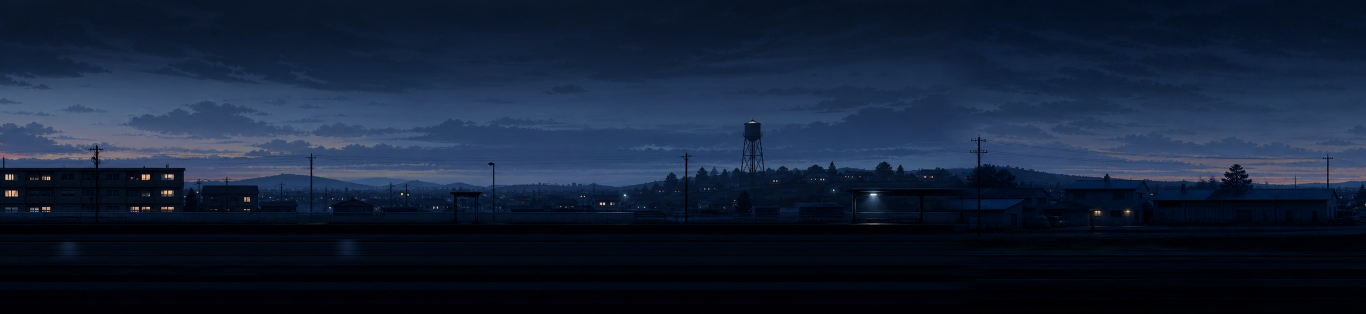
#> input picture src/assets/generated/worlds/world-01-tutorial/chunk-00.jpg, 4096 x 941 px, given in place of proc-room.png, which was not available (shown at 1/3 size)
$ python make_standins.py ../../src/assets/generated/worlds/world-01-tutorial ../../src/assets/generated/worlds/world-01-tutorial/chunk-01.jpg
#> lines starting #> are read from the running program, lines starting #| are printed output that depends on the picture; after the words box and inside, x2 and y2 are one past the last pixel; in counts of white or black regions, pixels touching at a corner belong together; pictures that were not available may be replaced by others from this repository, and a replacement may not be noted
"""Stand-ins for the painted title while George's paintings are not in (dev only, never shipped).

    python3 -I scripts/title-art/make_standins.py <art-src/title-standin> <art-src/ch1>

Reads proc-room.png / proc-outside.png (the round-6 procedural title captured at 1536x1024, the room with its
glass cut out) and writes TT-*.png in the brief's own format (pure green where the game keys), so the build
treats them exactly like the real paintings.
"""
import sys
from pathlib import Path

import numpy as np
from PIL import Image, ImageDraw, ImageFilter

SRC = Path(sys.argv[1])
CH1 = Path(sys.argv[2])
GREEN = (0, 255, 0)
W, H = 1536, 1024
rng = np.random.default_rng(7)


def on_green(rgba):
    bg = Image.new('RGBA', rgba.size, GREEN + (255,))
    bg.alpha_composite(rgba)
    return bg.convert('RGB')


room = Image.open(SRC / 'proc-room.png').convert('RGBA')
# the end door's little window (the round-6 layout at 1536 x 1024) is painted in: key it too
a = np.array(room)
a[220:481, 1432:1510, 3] = 0
room = Image.fromarray(a)
carriage = on_green(room)
carriage.save(SRC / 'TT-carriage.png')

lit = np.array(carriage).astype(np.float32)
keyed = (lit[..., 1] > 250) & (lit[..., 0] < 5) & (lit[..., 2] < 5)
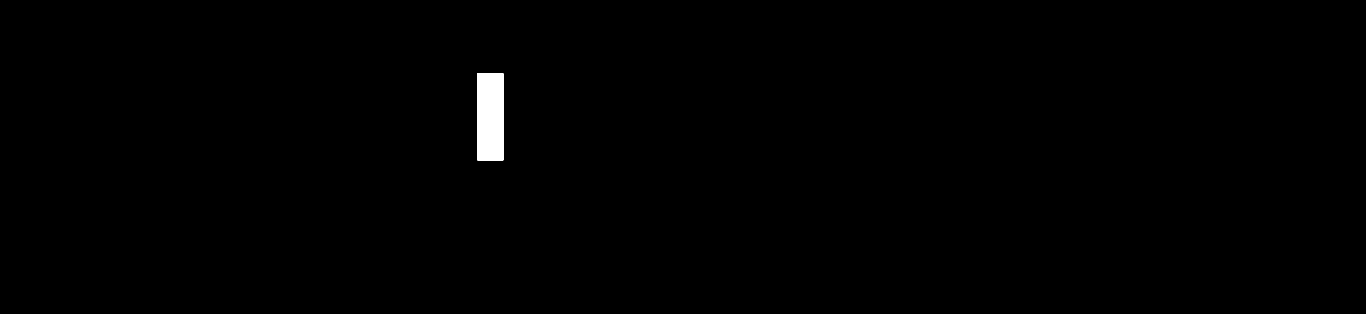
#> keyed: shape (941, 4096) bool (shown at 1/3 size); 0.53% white; 1 white region, box (x1, y1, x2, y2) and area: (1432, 220, 1510, 481) 20358
warm = np.array([255, 150, 70], np.float32)
screen = 255 - (255 - lit) * (255 - warm * 0.4) / 255
screen[keyed] = GREEN
Image.fromarray(screen.clip(0, 255).astype(np.uint8)).save(SRC / 'TT-carriage-lit.png')
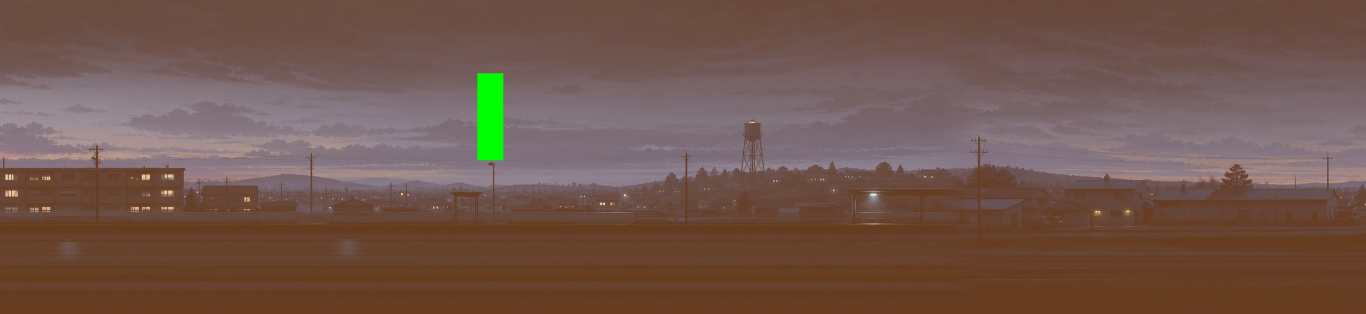
#> saved as TT-carriage-lit.png: PIL image 4096x941 RGB (shown at 1/3 size); mean R, G, B 113.6, 86.1, 76.3

Image.open(SRC / 'proc-outside.png').convert('RGB').resize((W, H), Image.LANCZOS).save(SRC / 'TT-sky.png')
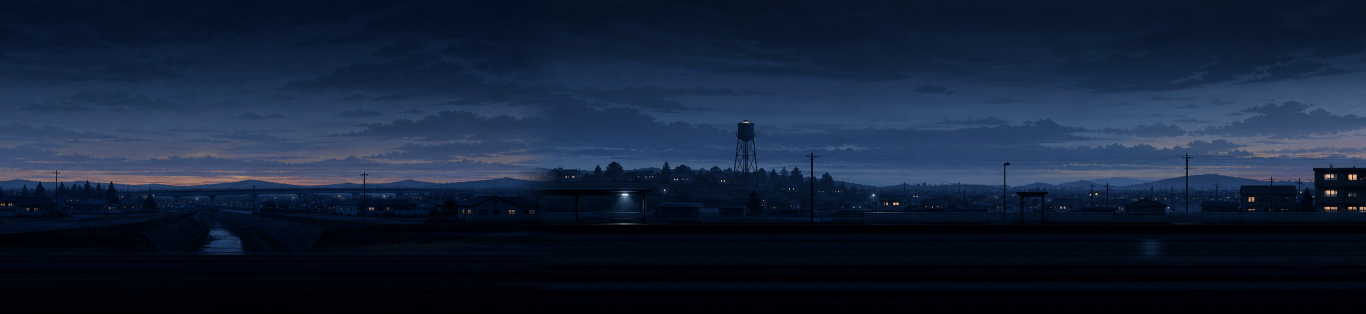
#> input picture src/assets/generated/worlds/world-01-tutorial/chunk-01.jpg, 4096 x 941 px, given in place of proc-outside.png, which was not available (shown at 1/3 size)
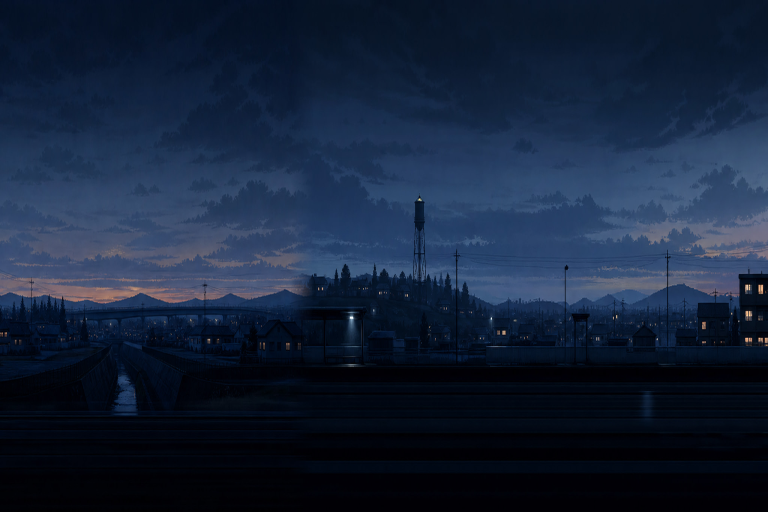
#> saved as TT-sky.png: PIL image 1536x1024 RGB (shown at 1/2 size); mean R, G, B 21.1, 34.4, 56.7


def strip(name, top, bottom, amp, colour, bumps, seed):
#> called with name = 'hills', top = 0.45, bottom = 0.6, amp = 0.025, colour = (22, 30, 44), bumps = 6, seed = 1
    r = np.random.default_rng(seed)
    img = Image.new('RGB', (W, H), GREEN)
    d = ImageDraw.Draw(img)
    xs = np.arange(W + 1)
    y = np.full(W + 1, (top + bottom) / 2 * H)
    for k in range(1, 6):
        # whole periods across the width: the strip tiles
        y += amp * H / k * np.sin(2 * np.pi * k * xs / W + r.uniform(0, 6.28))
    pts = [(0, H)] + [(int(x), int(v)) for x, v in zip(xs, y)] + [(W, H)]
    d.polygon(pts, fill=colour)
    for _ in range(bumps):
        cx = r.uniform(0, W)
        cy = np.interp(cx, xs, y)
        rr = r.uniform(18, 46)
        for dx in (-W, 0, W):
            d.ellipse([cx + dx - rr, cy - rr * 1.6, cx + dx + rr, cy + rr * 0.4], fill=colour)
    img.save(SRC / f'TT-{name}.png')


strip('hills', 0.45, 0.60, 0.025, (22, 30, 44), 6, 1)
strip('orchard', 0.60, 0.72, 0.02, (12, 18, 22), 40, 2)
tr = Image.new('RGB', (W, H), GREEN)
band = Image.new('RGB', (W, int(H * 0.25)), (16, 20, 18))
noise = (rng.random((band.height, W)) * 40).astype(np.uint8)
band = Image.fromarray(np.dstack([noise // 2 + 10, noise // 2 + 14, noise // 2 + 12]).astype(np.uint8)).filter(ImageFilter.BoxBlur(1))
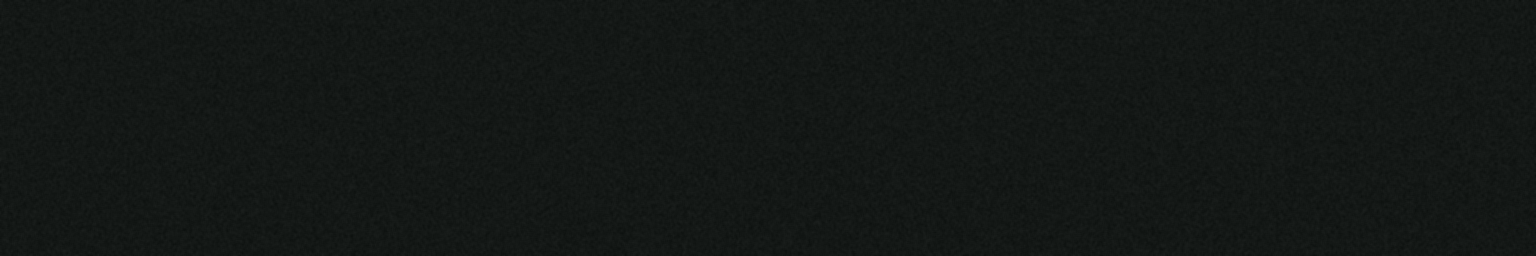
#> band: PIL image 1536x256 RGB; mean R, G, B 19.5, 23.5, 21.5
band = band.resize((W // 16, band.height)).resize((W, band.height), Image.BILINEAR)
tr.paste(band, (0, H - band.height))
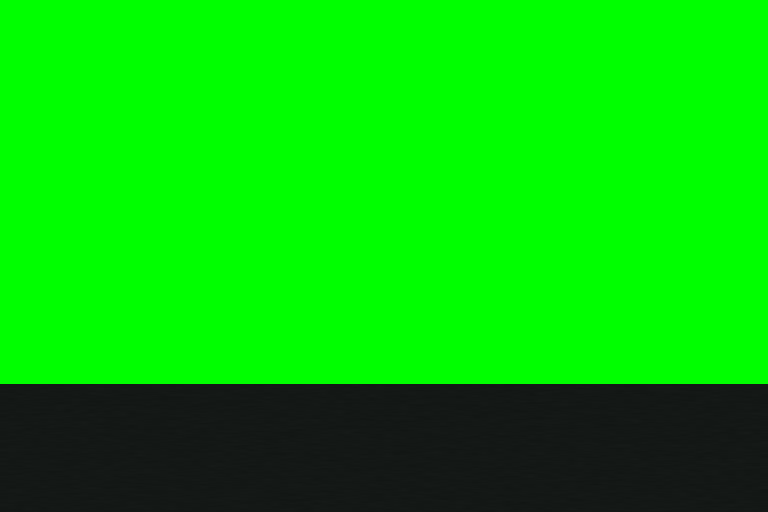
#> tr: PIL image 1536x1024 RGB (shown at 1/2 size); mean R, G, B 4.9, 197.1, 5.4
tr.save(SRC / 'TT-trackside.png')

pole = Image.new('RGB', (1024, 1536), GREEN)
d = ImageDraw.Draw(pole)
d.rectangle([497, 120, 527, 1536], fill=(26, 20, 16))
d.rectangle([400, 170, 624, 190], fill=(26, 20, 16))
for x in (415, 465, 559, 609):
    d.ellipse([x - 7, 150, x + 7, 172], fill=(120, 140, 150))
pole.save(SRC / 'TT-pole.png')
lamp = Image.new('RGB', (1024, 1536), GREEN)
d = ImageDraw.Draw(lamp)
d.rectangle([502, 330, 522, 1536], fill=(24, 20, 18))
d.rectangle([470, 276, 554, 340], fill=(40, 30, 20))
d.rectangle([480, 286, 544, 330], fill=(250, 190, 110))
lamp.save(SRC / 'TT-lamp.png')
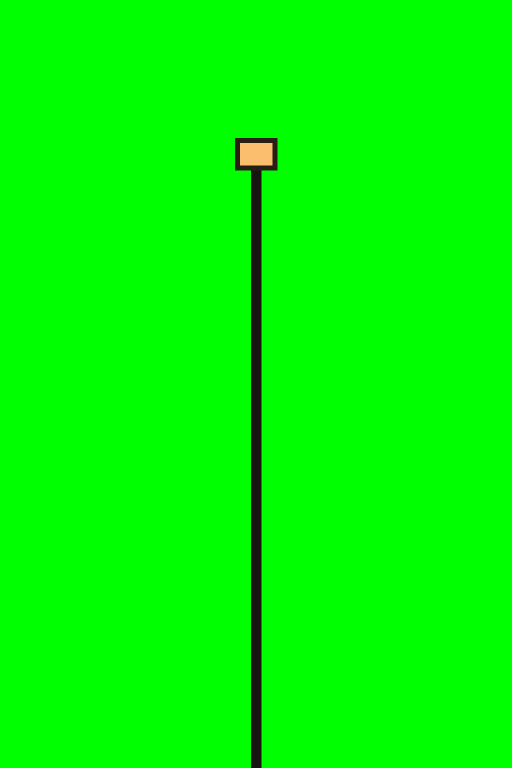
#> saved as TT-lamp.png: PIL image 1024x1536 RGB (shown at 1/2 size); mean R, G, B 0.9, 250.8, 0.5

Image.open(CH1 / 'A2-aisle.png').convert('RGB').save(SRC / 'TT-next-carriage.png')
print('stand-ins written')
